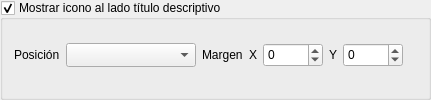
                <widget class="QGroupBox" name="chkPicFlowShowTitleIcon">
                 <property name="title">
                  <string>Mostrar icono al lado título descriptivo</string>
                 </property>
                 <property name="checkable">
                  <bool>true</bool>
                 </property>
                 <property name="checked">
                  <bool>true</bool>
                 </property>
                 <layout class="QHBoxLayout" name="horizontalLayout_18">
                  <property name="topMargin">
                   <number>4</number>
                  </property>
                  <item>
                   <widget class="QLabel" name="label_15">
                    <property name="sizePolicy">
                     <sizepolicy hsizetype="Preferred" vsizetype="Fixed">
                      <horstretch>0</horstretch>
                      <verstretch>0</verstretch>
                     </sizepolicy>
                    </property>
                    <property name="minimumSize">
                     <size>
                      <width>40</width>
                      <height>0</height>
                     </size>
                    </property>
                    <property name="text">
                     <string>Posición</string>
                    </property>
                   </widget>
                  </item>
                  <item>
                   <widget class="QComboBox" name="cbxPicFlowTitleIconPos">
                    <property name="minimumSize">
                     <size>
                      <width>130</width>
                      <height>24</height>
                     </size>
                    </property>
                   </widget>
                  </item>
                  <item>
                   <widget class="QLabel" name="label_22">
                    <property name="sizePolicy">
                     <sizepolicy hsizetype="Preferred" vsizetype="Fixed">
                      <horstretch>0</horstretch>
                      <verstretch>0</verstretch>
                     </sizepolicy>
                    </property>
                    <property name="text">
                     <string>Margen</string>
                    </property>
                   </widget>
                  </item>
                  <item>
                   <widget class="QLabel" name="label_7">
                    <property name="text">
                     <string>X</string>
                    </property>
                    <property name="alignment">
                     <set>Qt::AlignRight|Qt::AlignTrailing|Qt::AlignVCenter</set>
                    </property>
                   </widget>
                  </item>
                  <item>
                   <widget class="QSpinBox" name="spinBox_PicFlowTitleIconMarginX">
                    <property name="minimumSize">
                     <size>
                      <width>60</width>
                      <height>24</height>
                     </size>
                    </property>
                    <property name="minimum">
                     <number>-500</number>
                    </property>
                    <property name="maximum">
                     <number>500</number>
                    </property>
                   </widget>
                  </item>
                  <item>
                   <widget class="QLabel" name="label_13">
                    <property name="text">
                     <string>Y</string>
                    </property>
                    <property name="alignment">
                     <set>Qt::AlignRight|Qt::AlignTrailing|Qt::AlignVCenter</set>
                    </property>
                   </widget>
                  </item>
                  <item>
                   <widget class="QSpinBox" name="spinBox_PicFlowTitleIconMarginY">
                    <property name="minimumSize">
                     <size>
                      <width>60</width>
                      <height>24</height>
                     </size>
                    </property>
                    <property name="maximumSize">
                     <size>
                      <width>60</width>
                      <height>16777215</height>
                     </size>
                    </property>
                    <property name="minimum">
                     <number>-500</number>
                    </property>
                    <property name="maximum">
                     <number>500</number>
                    </property>
                   </widget>
                  </item>
                  <item>
                   <spacer name="horizontalSpacer_3">
                    <property name="orientation">
                     <enum>Qt::Horizontal</enum>
                    </property>
                    <property name="sizeHint" stdset="0">
                     <size>
                      <width>14</width>
                      <height>20</height>
                     </size>
                    </property>
                   </spacer>
                  </item>
                 </layout>
                </widget>
